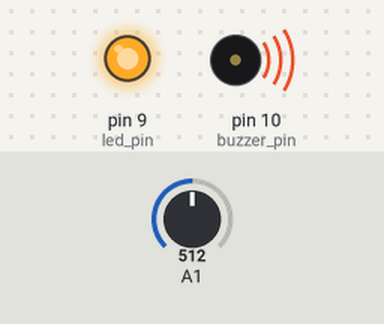
A sketch run on a simulated Arduino Uno, built with avr-gcc and run on an emulated ATmega328P. On the bench: output pins drawn as LEDs (lit = HIGH), buzzer (waves = sounding). The test bench sets the inputs (shaded band); at power-on: A1 = 512. Pins used as bus, display or sensor lines are not drawn.

Above: at 2.9 s.
3.0 s: A1 set to 782
At 3.65 s:
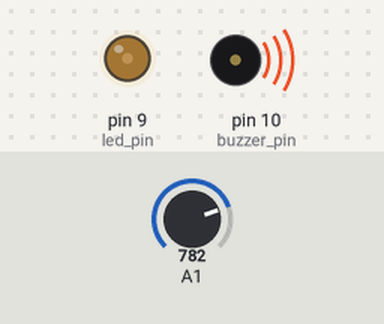
6.0 s: A1 set to 814
At 7.8 s:
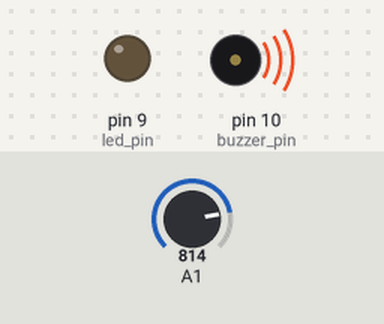
Timing chart, 0 to 9.3 s (numbered marks = the images above; inputs shaded):
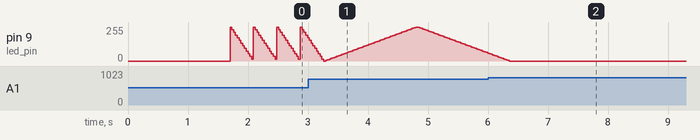

The sketch:

battery_alarm.ino
```cpp
/*
 battery_alarm

 Fades LED and beeps buzzer on low voltage warning value.
 Strobes LED and alarm buzzer on low voltage cut-off value.

 */


float lvw = 3.9;  // low voltage warning value
float lvc = 3.0;  // low voltage cut-off value

int led_pin = 9;  // the pin that the LED is attached to
int buzzer_pin = 10; // the pin the buzzer is attached to


// the setup routine runs once when you press reset
void setup()  {
  // declare pin 9 to be an output:
  pinMode(led_pin, OUTPUT);
  // set buzzer pin as output
  pinMode(buzzer_pin, OUTPUT);
  // initialize serial communication at 9600 bits per second:
  Serial.begin(9600);

  beep(0);
  delay(250);
  beep(0);
  delay(250);
  beep(0);
  delay(1000);
}

// the loop routine runs over and over again forever
void loop()  {
  float c_volt = 0;

  // read the input on analog pin 1
  int sensorValue = analogRead(A1);
  // Convert the analog reading (which goes from 0 - 1023) to a voltage (0 - 5V)
  c_volt = sensorValue * (5.0 / 1023.0);

 // if voltage is equal to or less than cut-off level, alarm and strobe
 if( c_volt <= lvc) {
   lv_cutoff();
 }
 // if voltage is equal to or less than warn level, beep and fade
 else if( c_volt <= lvw ) {
   lv_warn(5);
 }
 // ensure buzzer and led is off
 else {
   analogWrite(led_pin, 0);
   analogWrite(buzzer_pin, 0);
 }
}

void lv_warn(int increment) {
  // beep every 3500 3.5
  beep(3500);

  // fade in from min to max in increment
  for(int fadeValue = 0 ; fadeValue <= 255; fadeValue +=increment) {
    analogWrite(led_pin, fadeValue);
    delay(30);
  }

  // fade out from max to min in increment
  for(int fadeValue = 255 ; fadeValue >= 0; fadeValue -=increment) {
    analogWrite(led_pin, fadeValue);
    delay(30);
  }
}

void lv_cutoff(){
  // fade out from max to min in increments of 20
  for(int fadeValue = 255 ; fadeValue >= 0; fadeValue -=20) {
    analogWrite(buzzer_pin, fadeValue);
    analogWrite(led_pin, fadeValue);
    delay(30);
  }
}

void beep(long interval){
  static long previousBeep = 0;

  unsigned long currentMillis = millis();

  if(currentMillis - previousBeep > interval) {
    // save the last time you blinked the LED
    previousBeep = currentMillis;
    analogWrite(buzzer_pin, 100);
    delay(100);
    analogWrite(buzzer_pin, 0);
  }
}
```

Measured:
- the behaviour switches between 797 and 798 on A1 (found by bisection; images 1 and 2)
- after the input at 6.0 s, pin 9 (led_pin): goes on until 6.4 s, then stays 0/255
